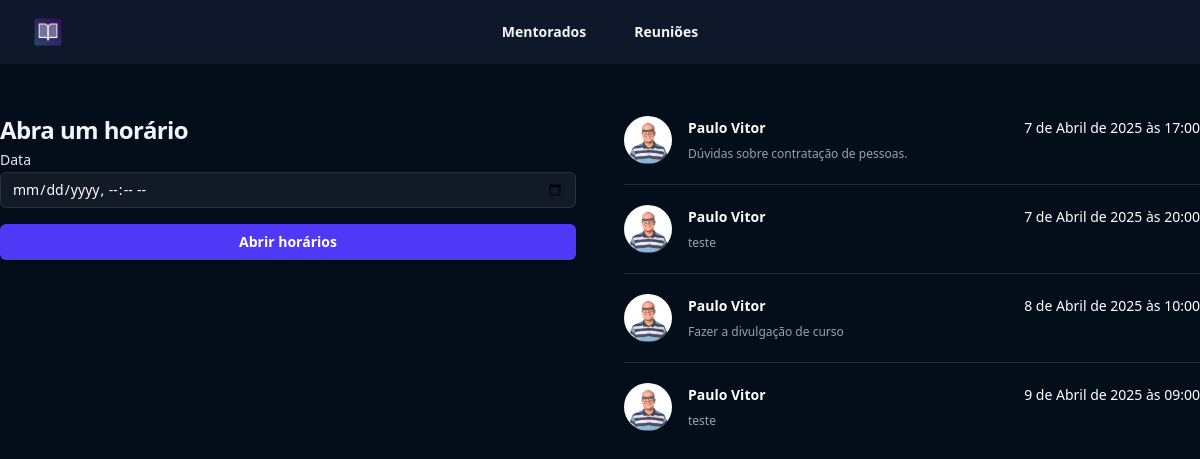
/mentorados/reunioes/ (signed in), run on the app's committed database.
### mentorados/models.py (models this page shows, shortened)
class Reuniao(models.Model):
    tag_choices = (
        ('G', 'Gestão'),
        ('M', 'Marketing'),
        ('RH', 'Gestão de pessoas'),
        ('I', 'Impostos')
    )
    data = models.ForeignKey(DisponibilidadeHorarios, on_delete=models.CASCADE)
    mentorado = models.ForeignKey(Mentorados, on_delete=models.CASCADE)
    tag = models.CharField(max_length=2, choices=tag_choices)
    descricao = models.TextField()

class Mentorados(models.Model):
    estagio_choices = (
        ('E1', '10-100k'),
        ('E2', '100-1KK')
    )
    nome = models.CharField(max_length=255)
    foto = models.ImageField(upload_to='fotos', null=True, blank=True)
    estagio = models.CharField(max_length=2, choices=estagio_choices)
    navigator = models.ForeignKey(Navigators, null=True, blank=True, on_delete=models.SET_NULL)
    user = models.ForeignKey(User, on_delete=models.CASCADE)
    criado_em = models.DateField(auto_now_add=True)
    token = models.CharField(max_length=16, null=True, blank=True)

class DisponibilidadeHorarios(models.Model):
    data_inicial = models.DateTimeField(null=True, blank=True)
    mentor = models.ForeignKey(User, on_delete=models.CASCADE)
    agendado = models.BooleanField(default=False)

### mentorados/views.py (the view, shortened to what this page needs)
# urls.py: path('reunioes/', views.reunioes, name='reunioes'),
def reunioes(request):
    if request.method == 'GET':
        reunioes = Reuniao.objects.filter(data__mentor=request.user)
        return render(request, 'reunioes.html', {'reunioes': reunioes})

### mentorados/templates/reunioes.html (shortened to what this page needs)
{% extends "base.html" %}
{% load static %}
{% block 'body' %}
<header class="bg-slate-900">
    <nav class="flex items-center justify-between p-4 lg:px-8" aria-label="Global">
      <div class="flex lg:flex-1">
        <a href="#" class="-m-1.5 p-1.5">
          <img class="h-8 w-auto" src="{% static 'logo.png' %}" alt="">
        </a>
      </div>
      <div class="hidden lg:flex lg:gap-x-12">
        <a href="{% url 'mentorados' %}" class="text-sm/6 font-semibold text-gray-100">Mentorados</a>
        <a href="{% url 'reunioes' %}" class="text-sm/6 font-semibold text-gray-100">Reuniões</a>
      </div>
    </nav>
  </header>
  <div class="bg-[#040e1b] min-h-screen">
    <div class="max-w-7xl mx-auto py-8">
        <div class="grid grid-cols-2 gap-12 ">
            <div>
                <form action="{% url 'reunioes' %}" method="POST">{% csrf_token %}
                  <h2 class="mt-4 text-2xl/9 font-bold tracking-tight text-gray-100">Abra um horário</h2>
                  <label for="email" class="block text-sm/6 font-medium text-gray-200">Data</label>
                  <input type="datetime-local" name="data" id="date" required class="block w-full rounded-md bg-white/5 px-3 py-1.5 text-base text-white outline outline-1 -outline-offset-1 outline-white/10 placeholder:text-gray-500 focus:outline focus:outline-2 focus:-outline-offset-2 focus:outline-indigo-500 sm:text-sm/6">
                  <button type="submit" class="flex w-full justify-center cursor-pointer rounded-md bg-indigo-600 px-3 py-1.5 text-sm/6 font-semibold text-white shadow-sm hover:bg-indigo-500 focus-visible:outline focus-visible:outline-2 focus-visible:outline-offset-2 focus-visible:outline-indigo-600 mt-4">Abrir horários</button>
                </form>
            </div>
            <div>
                <ul role="list" class="divide-y divide-gray-800">
                  {% for reuniao in reunioes %}
                  <li class="flex justify-between gap-x-6 py-5">
                    <div class="flex min-w-0 gap-x-4">
                      <img class="size-12 flex-none rounded-full bg-gray-800" src="{{reuniao.mentorado.foto.url}}" alt="">
                      <div class="min-w-0 flex-auto">
                        <p class="text-sm/6 font-semibold text-white">{{reuniao.mentorado.nome}}</p>
                        <p class="mt-1 truncate text-xs/5 text-gray-400">{{reuniao.descricao}}</p>
                      </div>
                    </div>
                    <div class="hidden shrink-0 sm:flex sm:flex-col sm:items-end">
                      <p class="text-sm/6 text-white">{{reuniao.data.data_inicial}}</p>
                    </div>
                  </li>
                {% endfor %}
                  </ul>
            </div>
        </div>
    </div>
  </div>
{% endblock 'body' %}

### data on the page
Reuniao: mentorado.foto (picture), mentorado.nome "Paulo Vitor", descricao "Dúvidas sobre contratação de pessoas.", data.data_inicial "7 de Abril de 2025 às 17:00"
Reuniao: mentorado.foto (picture), mentorado.nome "Paulo Vitor", descricao "teste", data.data_inicial "7 de Abril de 2025 às 20:00"
Reuniao: mentorado.foto (picture), mentorado.nome "Paulo Vitor", descricao "Fazer a divulgação de curso", data.data_inicial "8 de Abril de 2025 às 10:00"
Reuniao: mentorado.foto (picture), mentorado.nome "Paulo Vitor", descricao "teste", data.data_inicial "9 de Abril de 2025 às 09:00"
